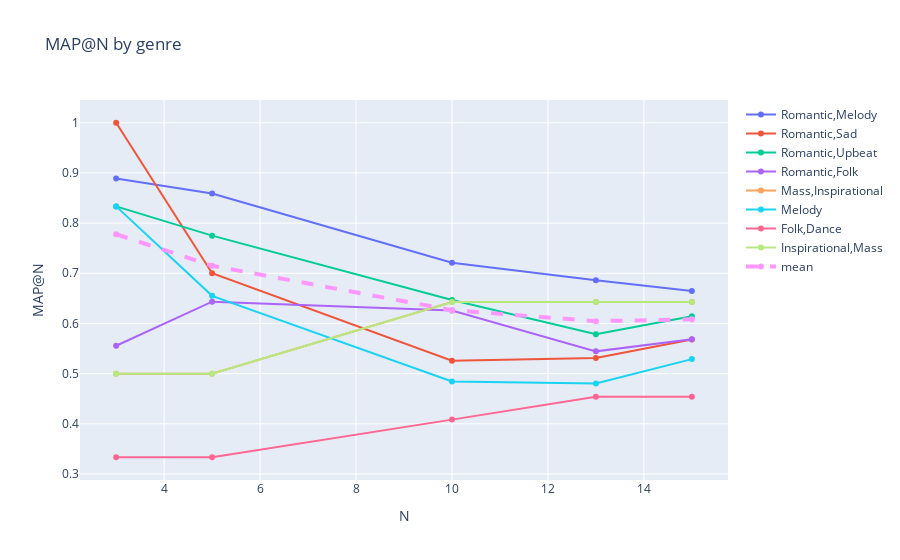

The cell this chart's notebook holds for it:
### Markdown cell above
### Step 11: Compute mAP@N for each genre and for the whole dataset

### Code cell
numeric_columns = [f'@{N}' for N in N_range]

mAP_by_genre = df.groupby('genre')[numeric_columns].mean()
mAP_dataset = df[numeric_columns].mean().to_frame().rename(columns={0: 'mAP'})

print('Mean average precision for each genre: ')
print(mAP_by_genre)
print('Mean average precision for entire dataset: ')
print(mAP_dataset)

fig = go.Figure()
for genre in df['genre'].unique():
    fig.add_trace(go.Scatter(y=mAP_by_genre.loc[genre], x=N_range, mode='lines+markers', name=genre))
fig.add_trace(go.Scatter(y=mAP_dataset['mAP'], x=N_range, mode='lines+markers', name='mean', line=dict(width=4, dash='dash')))

fig.update_layout(title='MAP@N by genre', xaxis_title='N', yaxis_title='MAP@N')
fig.show()

### Figure 1 — Plotly figure (JSON) as saved in the notebook; plotly's stock layout.template omitted (floating-point values rounded to 4 significant figures)
{"data": [{"mode": "lines+markers", "name": "Romantic,Melody", "type": "scatter", "x": [3, 5, 10, 13, 15], "y": [0.8889, 0.8589, 0.721, 0.686, 0.6647]}, {"mode": "lines+markers", "name": "Romantic,Sad", "type": "scatter", "x": [3, 5, 10, 13, 15], "y": [1, 0.7, 0.5256, 0.5312, 0.5679]}, {"mode": "lines+markers", "name": "Romantic,Upbeat", "type": "scatter", "x": [3, 5, 10, 13, 15], "y": [0.8333, 0.775, 0.6466, 0.5785, 0.6144]}, {"mode": "lines+markers", "name": "Romantic,Folk", "type": "scatter", "x": [3, 5, 10, 13, 15], "y": [0.5556, 0.6433, 0.6259, 0.5444, 0.5683]}, {"mode": "lines+markers", "name": "Mass,Inspirational", "type": "scatter", "x": [3, 5, 10, 13, 15], "y": [0.5, 0.5, 0.6429, 0.6429, 0.6429]}, {"mode": "lines+markers", "name": "Melody", "type": "scatter", "x": [3, 5, 10, 13, 15], "y": [0.8333, 0.655, 0.4843, 0.4802, 0.5289]}, {"mode": "lines+markers", "name": "Folk,Dance", "type": "scatter", "x": [3, 5, 10, 13, 15], "y": [0.3333, 0.3333, 0.4083, 0.4538, 0.4538]}, {"mode": "lines+markers", "name": "Inspirational,Mass", "type": "scatter", "x": [3, 5, 10, 13, 15], "y": [0.5, 0.5, 0.6429, 0.6429, 0.6429]}, {"line": {"dash": "dash", "width": 4}, "mode": "lines+markers", "name": "mean", "type": "scatter", "x": [3, 5, 10, 13, 15], "y": [0.7778, 0.715, 0.6265, 0.6046, 0.6083]}], "layout": {"title": {"text": "MAP@N by genre"}, "xaxis": {"title": {"text": "N"}}, "yaxis": {"title": {"text": "MAP@N"}}}}
